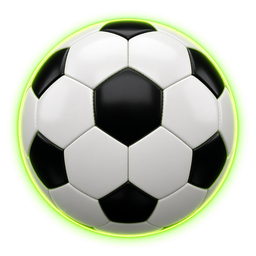
#> input picture assets/bola-256.png, 256 x 256 px; its folder holds only this picture in this run
$ python tools_ball.py assets/bola-256.png
#> lines starting #> are read from the running program, lines starting #| are printed output that depends on the picture
# Recorta a bola gerada, remove o fundo preto (alpha por luminosidade no halo) e gera WebP 256/64.
from PIL import Image
import numpy as np, io, base64, sys
SRC = sys.argv[1]
im = np.asarray(Image.open(SRC).convert('RGB')).astype(np.float32)
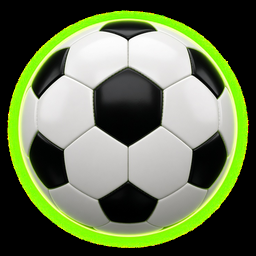
#> im: shape (256, 256, 3) float32; mean R, G, B 102.3, 115.4, 81.9
H, W, _ = im.shape
#> H = 256; W = 256
cx, cy, RING = 639.5, 351.8, 314.0

def cut(rad, inner_edge, size, glow_gain=1.0):
#> called with rad = 372, inner_edge = 316, size = 256, glow_gain = 1
    x0, y0 = int(round(cx - rad)), int(round(cy - rad)); S = int(2 * rad)
    can = np.zeros((S, S, 3), np.float32)
    sx0, sy0 = max(0, x0), max(0, y0); sx1, sy1 = min(W, x0 + S), min(H, y0 + S)
#> after `sx1, sy1 = (min(W, x0 + S), min(H, y0 + S))`: sx1 = 256; sy1 = 256
#> (the run stopped early here; a loop or call above may not have finished)

$ run again, on assets/bola-64.png
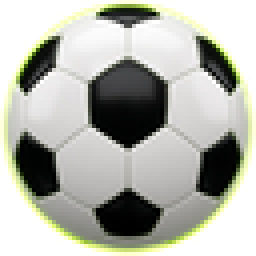
#> input picture assets/bola-64.png, 64 x 64 px (shown 4 times larger)
#> `im = np.asarray(Image.open(SRC).convert('RGB')).astype(np.float32)`:
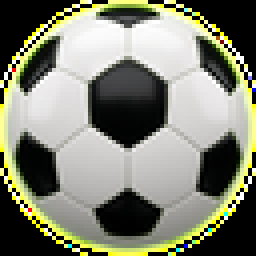
#> im: shape (64, 64, 3) float32 (shown 4 times larger); mean R, G, B 129, 130.6, 114.3
